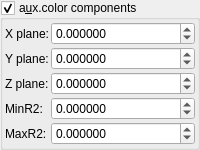
    <widget class="MyGroupBox" name="groupCheck_fold_color_aux_color_enabled_false">
     <property name="title">
      <string>a&amp;ux.color components</string>
     </property>
     <property name="checkable">
      <bool>true</bool>
     </property>
     <layout class="QVBoxLayout" name="verticalLayout_11">
      <property name="leftMargin">
       <number>2</number>
      </property>
      <property name="topMargin">
       <number>2</number>
      </property>
      <property name="rightMargin">
       <number>2</number>
      </property>
      <property name="bottomMargin">
       <number>2</number>
      </property>
      <item>
       <layout class="QGridLayout" name="gridLayout_16" columnstretch="0,1">
        <property name="spacing">
         <number>2</number>
        </property>
        <item row="3" column="0">
         <widget class="QLabel" name="label_34">
          <property name="text">
           <string>Z plane:</string>
          </property>
         </widget>
        </item>
        <item row="2" column="1">
         <widget class="MyDoubleSpinBox" name="spinbox3_mandelbox_color_y">
          <property name="sizePolicy">
           <sizepolicy hsizetype="Minimum" vsizetype="Maximum">
            <horstretch>0</horstretch>
            <verstretch>0</verstretch>
           </sizepolicy>
          </property>
          <property name="prefix">
           <string/>
          </property>
          <property name="suffix">
           <string/>
          </property>
          <property name="decimals">
           <number>6</number>
          </property>
          <property name="minimum">
           <double>-100.000000000000000</double>
          </property>
          <property name="maximum">
           <double>100.000000000000000</double>
          </property>
          <property name="singleStep">
           <double>0.100000000000000</double>
          </property>
         </widget>
        </item>
        <item row="1" column="0">
         <widget class="QLabel" name="label_29">
          <property name="text">
           <string>X plane:</string>
          </property>
         </widget>
        </item>
        <item row="3" column="1">
         <widget class="MyDoubleSpinBox" name="spinbox3_mandelbox_color_z">
          <property name="sizePolicy">
           <sizepolicy hsizetype="Minimum" vsizetype="Maximum">
            <horstretch>0</horstretch>
            <verstretch>0</verstretch>
           </sizepolicy>
          </property>
          <property name="prefix">
           <string/>
          </property>
          <property name="suffix">
           <string/>
          </property>
          <property name="decimals">
           <number>6</number>
          </property>
          <property name="minimum">
           <double>-100.000000000000000</double>
          </property>
          <property name="maximum">
           <double>100.000000000000000</double>
          </property>
          <property name="singleStep">
           <double>0.100000000000000</double>
          </property>
         </widget>
        </item>
        <item row="1" column="1">
         <widget class="MyDoubleSpinBox" name="spinbox3_mandelbox_color_x">
          <property name="sizePolicy">
           <sizepolicy hsizetype="Minimum" vsizetype="Maximum">
            <horstretch>0</horstretch>
            <verstretch>0</verstretch>
           </sizepolicy>
          </property>
          <property name="prefix">
           <string/>
          </property>
          <property name="suffix">
           <string/>
          </property>
          <property name="decimals">
           <number>6</number>
          </property>
          <property name="minimum">
           <double>-100.000000000000000</double>
          </property>
          <property name="maximum">
           <double>100.000000000000000</double>
          </property>
          <property name="singleStep">
           <double>0.100000000000000</double>
          </property>
         </widget>
        </item>
        <item row="2" column="0">
         <widget class="QLabel" name="label_35">
          <property name="text">
           <string>Y plane:</string>
          </property>
         </widget>
        </item>
        <item row="4" column="0">
         <widget class="QLabel" name="label_36">
          <property name="text">
           <string>MinR2:</string>
          </property>
         </widget>
        </item>
        <item row="4" column="1">
         <widget class="MyDoubleSpinBox" name="spinbox_mandelbox_color_Sp1">
          <property name="sizePolicy">
           <sizepolicy hsizetype="Minimum" vsizetype="Maximum">
            <horstretch>0</horstretch>
            <verstretch>0</verstretch>
           </sizepolicy>
          </property>
          <property name="prefix">
           <string/>
          </property>
          <property name="suffix">
           <string/>
          </property>
          <property name="decimals">
           <number>6</number>
          </property>
          <property name="minimum">
           <double>-100.000000000000000</double>
          </property>
          <property name="maximum">
           <double>100.000000000000000</double>
          </property>
          <property name="singleStep">
           <double>0.100000000000000</double>
          </property>
         </widget>
        </item>
        <item row="5" column="1">
         <widget class="MyDoubleSpinBox" name="spinbox_mandelbox_color_Sp2">
          <property name="sizePolicy">
           <sizepolicy hsizetype="Minimum" vsizetype="Maximum">
            <horstretch>0</horstretch>
            <verstretch>0</verstretch>
           </sizepolicy>
          </property>
          <property name="prefix">
           <string/>
          </property>
          <property name="suffix">
           <string/>
          </property>
          <property name="decimals">
           <number>6</number>
          </property>
          <property name="minimum">
           <double>-100.000000000000000</double>
          </property>
          <property name="maximum">
           <double>100.000000000000000</double>
          </property>
          <property name="singleStep">
           <double>0.100000000000000</double>
          </property>
         </widget>
        </item>
        <item row="5" column="0">
         <widget class="QLabel" name="label_37">
          <property name="text">
           <string>MaxR2:</string>
          </property>
         </widget>
        </item>
       </layout>
      </item>
     </layout>
    </widget>
